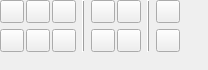
<?xml version="1.0" encoding="UTF-8"?>
<ui version="4.0">
 <class>DefaultToolArrangeWidget</class>
 <widget class="QWidget" name="DefaultToolArrangeWidget">
  <property name="geometry">
   <rect>
    <x>0</x>
    <y>0</y>
    <width>208</width>
    <height>70</height>
   </rect>
  </property>
  <layout class="QGridLayout" name="gridLayout_4">
   <property name="margin">
    <number>0</number>
   </property>
   <item row="0" column="0">
    <layout class="QGridLayout" name="gridLayout">
     <property name="horizontalSpacing">
      <number>2</number>
     </property>
     <item row="0" column="0">
      <widget class="QToolButton" name="leftAlign">
       <property name="text">
        <string/>
       </property>
      </widget>
     </item>
     <item row="0" column="1">
      <widget class="QToolButton" name="hCenterAlign">
       <property name="text">
        <string/>
       </property>
      </widget>
     </item>
     <item row="0" column="2">
      <widget class="QToolButton" name="rightAlign">
       <property name="text">
        <string/>
       </property>
      </widget>
     </item>
     <item row="1" column="0">
      <widget class="QToolButton" name="topAlign">
       <property name="text">
        <string/>
       </property>
      </widget>
     </item>
     <item row="1" column="1">
      <widget class="QToolButton" name="vCenterAlign">
       <property name="text">
        <string/>
       </property>
      </widget>
     </item>
     <item row="1" column="2">
      <widget class="QToolButton" name="bottomAlign">
       <property name="text">
        <string/>
       </property>
      </widget>
     </item>
    </layout>
   </item>
   <item row="0" column="1">
    <widget class="QFrame" name="frame">
     <property name="frameShape">
      <enum>QFrame::VLine</enum>
     </property>
     <property name="frameShadow">
      <enum>QFrame::Raised</enum>
     </property>
    </widget>
   </item>
   <item row="0" column="2">
    <layout class="QGridLayout" name="gridLayout_2">
     <property name="horizontalSpacing">
      <number>2</number>
     </property>
     <item row="0" column="0">
      <widget class="QToolButton" name="bringToFront">
       <property name="text">
        <string/>
       </property>
      </widget>
     </item>
     <item row="0" column="1">
      <widget class="QToolButton" name="raiseLevel">
       <property name="text">
        <string/>
       </property>
      </widget>
     </item>
     <item row="1" column="0">
      <widget class="QToolButton" name="sendBack">
       <property name="text">
        <string/>
       </property>
      </widget>
     </item>
     <item row="1" column="1">
      <widget class="QToolButton" name="lowerLevel">
       <property name="text">
        <string/>
       </property>
      </widget>
     </item>
    </layout>
   </item>
   <item row="0" column="3">
    <widget class="QFrame" name="frame_2">
     <property name="frameShape">
      <enum>QFrame::VLine</enum>
     </property>
     <property name="frameShadow">
      <enum>QFrame::Raised</enum>
     </property>
    </widget>
   </item>
   <item row="0" column="4">
    <layout class="QGridLayout" name="gridLayout_3">
     <property name="horizontalSpacing">
      <number>2</number>
     </property>
     <item row="1" column="0">
      <widget class="QToolButton" name="ungroup">
       <property name="text">
        <string/>
       </property>
      </widget>
     </item>
     <item row="0" column="0">
      <widget class="QToolButton" name="group">
       <property name="text">
        <string/>
       </property>
      </widget>
     </item>
    </layout>
   </item>
   <item row="0" column="5">
    <spacer name="horizontalSpacer">
     <property name="orientation">
      <enum>Qt::Horizontal</enum>
     </property>
     <property name="sizeType">
      <enum>QSizePolicy::Expanding</enum>
     </property>
     <property name="sizeHint" stdset="0">
      <size>
       <width>0</width>
       <height>0</height>
      </size>
     </property>
    </spacer>
   </item>
   <item row="1" column="0">
    <widget class="QWidget" name="SpecialSpacer">
     <property name="sizePolicy">
      <sizepolicy hsizetype="Preferred" vsizetype="Expanding">
       <horstretch>0</horstretch>
       <verstretch>0</verstretch>
      </sizepolicy>
     </property>
    </widget>
   </item>
  </layout>
 </widget>
 <resources/>
 <connections/>
</ui>
